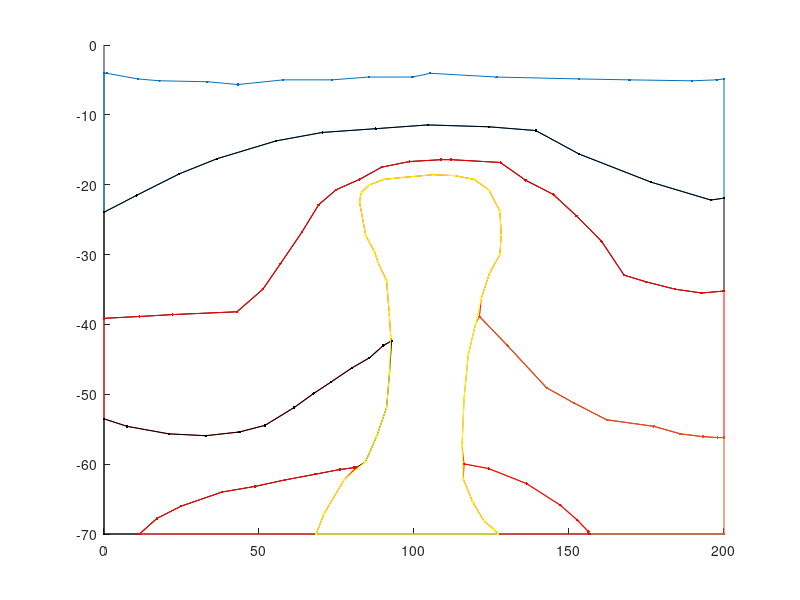

Write MATLAB code to recreate this figure. (Note: this script raises an error after producing the figure.)

%% load all curves
S1=load('baty_my_salt.txt');
S2=load('c1_my_salt.txt');
S3=load('c2_my_salt.txt');
S4=load('c3_my_salt.txt');
S5=load('c4_my_salt.txt');
S6=load('c5_my_salt.txt');
S7=load('c6_my_salt.txt');
S8=load('dome_my_salt.txt');


%% define model zone

S8_bis=flipud(S8);
% define different zones (close curves) 

% ocean 
zone0=[S1;200 0; 0 0; S1(1,:)];

% layer 1
zone1=[S1;flipud(S2);S1(1,:)];

%layer 2
zone2=[S2; flipud(S3);S2(1,:)];

% layer 3
zone3=[S3; flipud(S7);S8_bis(10:1:29,:);flipud(S6);S3(1,:)];

% layer 4
zone4=[S6;S8_bis(30:1:33,:);flipud(S4);0 70;S6(1,:)];

%layer 5
zone5=[S4;S8_bis(34:1:end,:);S4(1,:)];

% layer 6 
zone6=[S7;200 70;flipud(S5);S8_bis(6:1:9,:);S7(1,:)];

% layer 7
zone7=[S8_bis(1:1:5,:);S5;S8_bis(1,:)];

% salt dome
zone8=[S8; S8(1,:)];

figure; hold on
plot(zone1(:,1),-zone1(:,2),'.-')
plot(zone2(:,1),-zone2(:,2),'.-k')
plot(zone3(:,1),-zone3(:,2),'.-r')
plot(zone4(:,1),-zone4(:,2),'.-k')
plot(zone5(:,1),-zone5(:,2),'.-r')
plot(zone6(:,1),-zone6(:,2),'.-')
plot(zone7(:,1),-zone7(:,2),'.-r')
plot(zone8(:,1),-zone8(:,2),'.-y')


%% grid model 
xout=-100000;
dh=0.1;
x=0:dh:200;
z=0:dh:70;
nz=length(z);
nx=length(x);
M=zeros(nx,nz);
for iz=1:1:nz;
    for ix=1:1:nx
        X=x(ix);
        Z=z(iz);
        
         [ in ] = Inside_zone(X,Z,zone0,xout);
         if (mod(in,2)==1); M(ix,iz)=1;end;
         
         [ in ] = Inside_zone(X,Z,zone1,xout);
         if (mod(in,2)==1); M(ix,iz)=2;end;
         
         [ in ] = Inside_zone(X,Z,zone2,xout);
          if (mod(in,2)==1); M(ix,iz)=3;end;
         
         [ in ] = Inside_zone(X,Z,zone3,xout);
          if (mod(in,2)==1); M(ix,iz)=4;end;
         
         [ in ] = Inside_zone(X,Z,zone4,xout);
          if (mod(in,2)==1); M(ix,iz)=5;end;
         
         [ in ] = Inside_zone(X,Z,zone5,xout);
          if (mod(in,2)==1); M(ix,iz)=6;end;
         
         [ in ] = Inside_zone(X,Z,zone6,xout);
          if (mod(in,2)==1); M(ix,iz)=7;end;
         
          
         [ in ] = Inside_zone(X,Z,zone7,xout);
          if (mod(in,2)==1); M(ix,iz)=8;end;
         
          
         [ in ] = Inside_zone(X,Z,zone8,xout);
          if (mod(in,2)==1); M(ix,iz)=9;end;
         
    end
end
    
% remove remaining 0 

for iz=2:1:nz-1
    for ix=2:1:nx-1
        if (M(ix,iz)==0);
            found=0;
            for jj=-1:1:1
                for ii=-1:1:1
                    if (M(ix+ii,iz+jj) >0); M(ix,iz)= M(ix+ii,iz+jj);found=1;break ;end;
                end 
                if (found); break;end
            end 
           
        end
    end
end

% remove zeors on boundary
M(1,:)=M(2,:);
M(:,1)=M(:,2);
M(nx,:)=M(nx-1,:);
M(:,nz)=M(:,nz-1);

figure;
imagesc(M');axis image;


%% prolongement de M
p=20;
Mp=zeros(nx+2*p,nz+2*p);
Mp(p+1:1:nx+p,p+1:1:nz+p)=M;

for ip=1:1:p+1
    Mp(ip,:)=Mp(p+1,:);
    Mp(:,ip)=Mp(:,p+1);
end

for ip=1:1:p+1
    Mp(nx+p+ip-1,:)=Mp(nx+p,:);
    Mp(:,nz+p+ip-1)=Mp(:,nz+p);
end


%% define physical properties 

Vp=[1500 2000 2500 2800 3000 3500 3000 3500 4700];
Vs=[0 1176 1470 1555 1875 2100 1875 2100 2880];
rho=[1000 2000 2500 2800 3000 3500 3000 3500 3900 ];
Qkappa=[100 100 100 100 100 100 100 100 100];
Qmu=[100 100 100 100 100 100 100 100 100];

% 1  1 1000.d0 1500.d0    0.0d0  0 0 100.d0 100.d0 0 0 0 0 0 0
% 2  1 2000.d0 2000.d0 1176.0d0  0 0 100.d0 100.d0 0 0 0 0 0 0
% 3  1 2500.d0 2500.d0 1470.0d0  0 0 100.d0 100.d0 0 0 0 0 0 0
% 4  1 2800.d0 2800.d0 1555.0d0  0 0 100.d0 100.d0 0 0 0 0 0 0
% 5  1 3000.d0 3000.d0 1875.0d0  0 0 100.d0 100.d0 0 0 0 0 0 0
% 6  1 3500.d0 3500.d0 2100.0d0  0 0 100.d0 100.d0 0 0 0 0 0 0
% 7  1 3900.d0 4700.d0 2880.0d0  0 0 100.d0 100.d0 0 0 0 0 0 0
% 8  1 1000.d0 1500.d0    0.0d0  0 0 100.d0 100.d0 0 0 0 0 0 0
% 9  1 2000.d0 2000.d0 1176.0d0  0 0 100.d0 100.d0 0 0 0 0 0 0


nnx=size(Mp,1);
nnz=size(Mp,2);
for iz=1:1:nnz
    for ix=1:1:nnx
        Mvp(ix,iz)=Vp(Mp(ix,iz));
        Mvs(ix,iz)=Vs(Mp(ix,iz));
        Mrho(ix,iz)=rho(Mp(ix,iz));
    end 
end 

